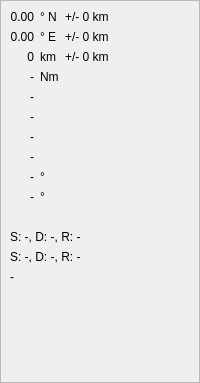
    <widget class="QFrame" name="fmFrameInformationAutomatic">
     <property name="frameShape">
      <enum>QFrame::StyledPanel</enum>
     </property>
     <property name="frameShadow">
      <enum>QFrame::Raised</enum>
     </property>
     <layout class="QGridLayout">
      <property name="margin">
       <number>9</number>
      </property>
      <property name="spacing">
       <number>6</number>
      </property>
      <item row="11" column="0" colspan="3">
       <widget class="QLabel" name="labelNP0Automatic">
        <property name="text">
         <string>S: -, D: -, R: -</string>
        </property>
       </widget>
      </item>
      <item row="12" column="0" colspan="3">
       <widget class="QLabel" name="labelNP1Automatic">
        <property name="text">
         <string>S: -, D: -, R: -</string>
        </property>
       </widget>
      </item>
      <item row="2" column="2">
       <widget class="QLabel" name="labelDepthErrorAutomatic">
        <property name="text">
         <string>+/- 0 km</string>
        </property>
        <property name="alignment">
         <set>Qt::AlignLeading|Qt::AlignLeft|Qt::AlignVCenter</set>
        </property>
       </widget>
      </item>
      <item row="6" column="0">
       <widget class="QLabel" name="labelCLVDAutomatic">
        <property name="text">
         <string>-</string>
        </property>
        <property name="alignment">
         <set>Qt::AlignRight|Qt::AlignTrailing|Qt::AlignVCenter</set>
        </property>
       </widget>
      </item>
      <item row="8" column="0">
       <widget class="QLabel" name="labelMinDistAutomatic">
        <property name="text">
         <string>-</string>
        </property>
        <property name="alignment">
         <set>Qt::AlignRight|Qt::AlignTrailing|Qt::AlignVCenter</set>
        </property>
       </widget>
      </item>
      <item row="8" column="1">
       <widget class="QLabel" name="labelMinDistUnitAutomatic">
        <property name="text">
         <string>°</string>
        </property>
        <property name="alignment">
         <set>Qt::AlignLeading|Qt::AlignLeft|Qt::AlignVCenter</set>
        </property>
       </widget>
      </item>
      <item row="9" column="0">
       <widget class="QLabel" name="labelMaxDistAutomatic">
        <property name="text">
         <string>-</string>
        </property>
        <property name="alignment">
         <set>Qt::AlignRight|Qt::AlignTrailing|Qt::AlignVCenter</set>
        </property>
       </widget>
      </item>
      <item row="9" column="1">
       <widget class="QLabel" name="labelMaxDistUnitAutomatic">
        <property name="text">
         <string>°</string>
        </property>
        <property name="alignment">
         <set>Qt::AlignLeading|Qt::AlignLeft|Qt::AlignVCenter</set>
        </property>
       </widget>
      </item>
      <item row="1" column="0">
       <widget class="QLabel" name="labelLongitudeAutomatic">
        <property name="text">
         <string>0.00</string>
        </property>
        <property name="alignment">
         <set>Qt::AlignRight|Qt::AlignTrailing|Qt::AlignVCenter</set>
        </property>
       </widget>
      </item>
      <item row="2" column="0">
       <widget class="QLabel" name="labelDepthAutomatic">
        <property name="text">
         <string>0</string>
        </property>
        <property name="alignment">
         <set>Qt::AlignRight|Qt::AlignTrailing|Qt::AlignVCenter</set>
        </property>
       </widget>
      </item>
      <item row="1" column="1">
       <widget class="QLabel" name="labelLongitudeUnitAutomatic">
        <property name="text">
         <string>° E</string>
        </property>
        <property name="alignment">
         <set>Qt::AlignLeading|Qt::AlignLeft|Qt::AlignVCenter</set>
        </property>
       </widget>
      </item>
      <item row="0" column="1">
       <widget class="QLabel" name="labelLatitudeUnitAutomatic">
        <property name="text">
         <string>° N</string>
        </property>
        <property name="alignment">
         <set>Qt::AlignLeading|Qt::AlignLeft|Qt::AlignVCenter</set>
        </property>
       </widget>
      </item>
      <item row="13" column="0" colspan="3">
       <widget class="QLabel" name="labelTypeAutomatic">
        <property name="text">
         <string>-</string>
        </property>
       </widget>
      </item>
      <item row="7" column="0">
       <widget class="QLabel" name="labelPhasesAutomatic">
        <property name="text">
         <string>-</string>
        </property>
        <property name="alignment">
         <set>Qt::AlignRight|Qt::AlignTrailing|Qt::AlignVCenter</set>
        </property>
       </widget>
      </item>
      <item row="10" column="0" colspan="3">
       <widget class="QLabel" name="fmLabelVDistanceAutomatic">
        <property name="text">
         <string>&lt;Spacer&gt;</string>
        </property>
       </widget>
      </item>
      <item row="1" column="2">
       <widget class="QLabel" name="labelLongitudeErrorAutomatic">
        <property name="text">
         <string>+/- 0 km</string>
        </property>
        <property name="alignment">
         <set>Qt::AlignLeading|Qt::AlignLeft|Qt::AlignVCenter</set>
        </property>
       </widget>
      </item>
      <item row="14" column="0" colspan="3">
       <widget class="QLabel" name="labelAgencyAutomatic">
        <property name="font">
         <font>
          <family>Sans Serif</family>
          <pointsize>14</pointsize>
          <weight>50</weight>
          <italic>false</italic>
          <bold>false</bold>
          <underline>false</underline>
          <strikeout>false</strikeout>
         </font>
        </property>
        <property name="text">
         <string/>
        </property>
        <property name="alignment">
         <set>Qt::AlignLeading|Qt::AlignLeft|Qt::AlignVCenter</set>
        </property>
       </widget>
      </item>
      <item row="16" column="0" colspan="3">
       <widget class="QLabel" name="labelThisSolutionAutomatic">
        <property name="font">
         <font>
          <family>Verdana</family>
          <pointsize>12</pointsize>
          <weight>50</weight>
          <italic>false</italic>
          <bold>false</bold>
          <underline>false</underline>
          <strikeout>false</strikeout>
         </font>
        </property>
        <property name="text">
         <string/>
        </property>
       </widget>
      </item>
      <item row="2" column="1">
       <widget class="QLabel" name="labelDepthUnitAutomatic">
        <property name="text">
         <string>km</string>
        </property>
        <property name="alignment">
         <set>Qt::AlignLeading|Qt::AlignLeft|Qt::AlignVCenter</set>
        </property>
       </widget>
      </item>
      <item row="0" column="0">
       <widget class="QLabel" name="labelLatitudeAutomatic">
        <property name="sizePolicy">
         <sizepolicy hsizetype="Preferred" vsizetype="Preferred">
          <horstretch>0</horstretch>
          <verstretch>0</verstretch>
         </sizepolicy>
        </property>
        <property name="text">
         <string>0.00</string>
        </property>
        <property name="alignment">
         <set>Qt::AlignRight|Qt::AlignTrailing|Qt::AlignVCenter</set>
        </property>
       </widget>
      </item>
      <item row="15" column="0" colspan="3">
       <widget class="QLabel" name="labelStatusAutomatic">
        <property name="font">
         <font>
          <family>Sans Serif</family>
          <pointsize>14</pointsize>
          <weight>50</weight>
          <italic>false</italic>
          <bold>false</bold>
          <underline>false</underline>
          <strikeout>false</strikeout>
         </font>
        </property>
        <property name="text">
         <string/>
        </property>
        <property name="alignment">
         <set>Qt::AlignLeading|Qt::AlignLeft|Qt::AlignVCenter</set>
        </property>
       </widget>
      </item>
      <item row="4" column="0">
       <widget class="QLabel" name="labelMwAutomatic">
        <property name="text">
         <string>-</string>
        </property>
        <property name="alignment">
         <set>Qt::AlignRight|Qt::AlignTrailing|Qt::AlignVCenter</set>
        </property>
       </widget>
      </item>
      <item row="0" column="2">
       <widget class="QLabel" name="labelLatitudeErrorAutomatic">
        <property name="sizePolicy">
         <sizepolicy hsizetype="Preferred" vsizetype="Preferred">
          <horstretch>1</horstretch>
          <verstretch>0</verstretch>
         </sizepolicy>
        </property>
        <property name="text">
         <string>+/- 0 km</string>
        </property>
        <property name="alignment">
         <set>Qt::AlignLeading|Qt::AlignLeft|Qt::AlignVCenter</set>
        </property>
       </widget>
      </item>
      <item row="5" column="0">
       <widget class="QLabel" name="labelMisfitAutomatic">
        <property name="text">
         <string>-</string>
        </property>
        <property name="alignment">
         <set>Qt::AlignRight|Qt::AlignTrailing|Qt::AlignVCenter</set>
        </property>
       </widget>
      </item>
      <item row="3" column="0">
       <widget class="QLabel" name="labelMomentAutomatic">
        <property name="text">
         <string>-</string>
        </property>
        <property name="alignment">
         <set>Qt::AlignRight|Qt::AlignTrailing|Qt::AlignVCenter</set>
        </property>
       </widget>
      </item>
      <item row="3" column="1">
       <widget class="QLabel" name="labelMomentUnitAutomatic">
        <property name="text">
         <string>Nm</string>
        </property>
       </widget>
      </item>
     </layout>
    </widget>
